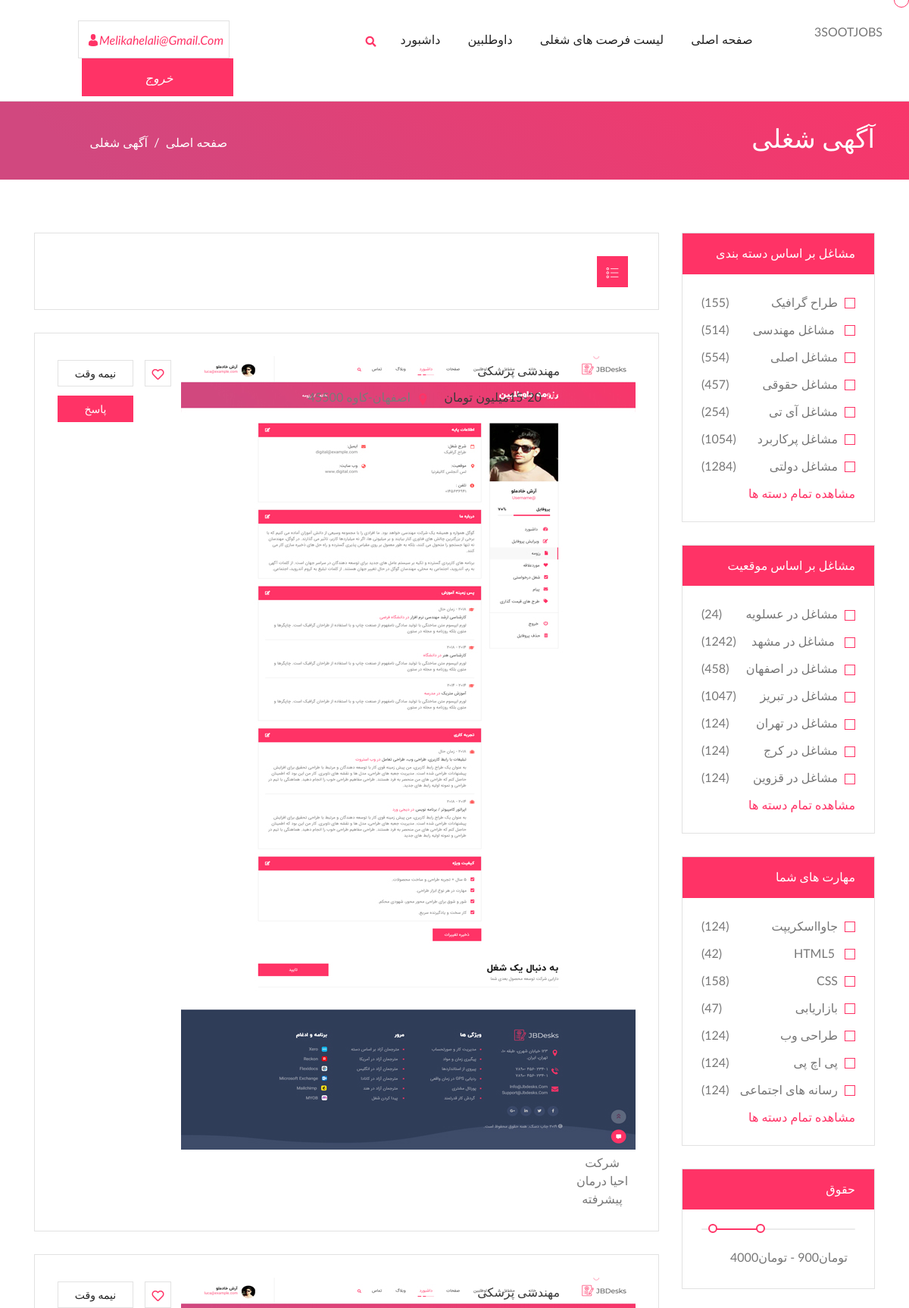
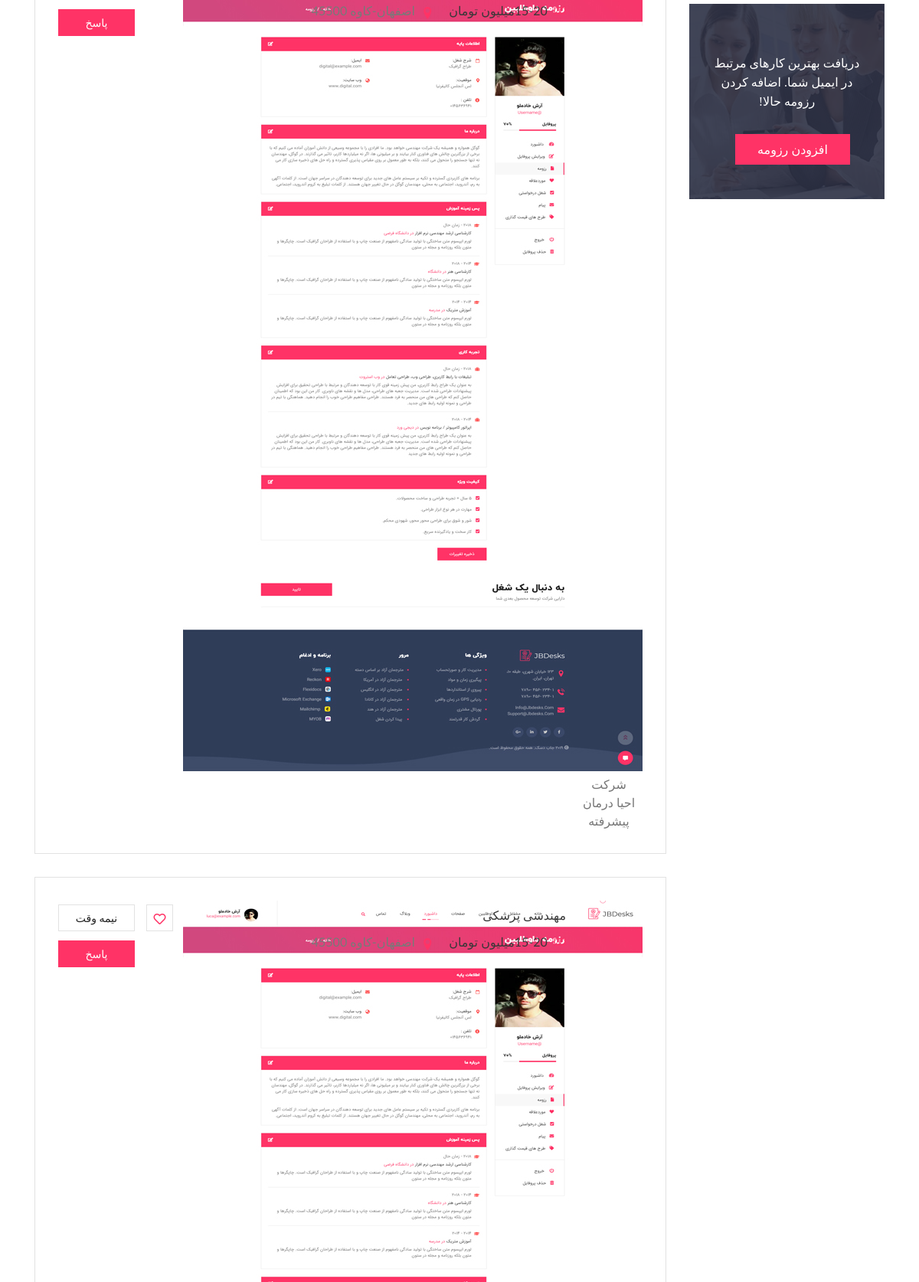
The app's page /jobdesk/main_pages/Biomedical_Engineering_job_listing.php (signed in, upper part) with its own data (2 pictures, top to bottom).
### tables this page shows
CREATE TABLE `jobs` (
  `id` int(11) NOT NULL,
  `name` varchar(255) NOT NULL,
  `company` varchar(255) DEFAULT NULL,
  `logo` text DEFAULT NULL,
  `law` varchar(255) DEFAULT NULL,
  `location` varchar(255) DEFAULT NULL,
  `type` enum('0','1') NOT NULL DEFAULT '0',
  `user_id` int(11) DEFAULT NULL,
  `cat_type` varchar(255) DEFAULT NULL
);

### jobdesk/main_pages/Biomedical_Engineering_job_listing.php (the view, shortened to what this page needs)
<!DOCTYPE html>
<html lang="zxx">
<head>
    <link rel="stylesheet" type="text/css" href="css/animate.css" />
    <link rel="stylesheet" type="text/css" href="css/bootstrap.min.css" />
    <link rel="stylesheet" type="text/css" href="css/fonts.css" />
    <link rel="stylesheet" type="text/css" href="css/flaticon.css" />
    <link rel="stylesheet" type="text/css" href="css/font-awesome.css" />
    <link rel="stylesheet" type="text/css" href="css/owl.carousel.css">
    <link rel="stylesheet" type="text/css" href="css/owl.theme.default.css">
    <link rel="stylesheet" type="text/css" href="css/magnific-popup.css" />
    <link rel="stylesheet" type="text/css" href="css/dropify.min.css" />
    <link rel="stylesheet" type="text/css" href="css/jquery-ui.min.css">
    <link rel="stylesheet" type="text/css" href="css/nice-select.css" />
    <link rel="stylesheet" type="text/css" href="css/reset.css" />
    <link rel="stylesheet" type="text/css" href="css/style.css" />
    <link rel="stylesheet" type="text/css" href="css/responsive.css" />
</head>
<body>
    <div class="cursor"></div>
    <div class="cp_navi_main_wrapper jb_cover">
        <div class="container-fluid">
            <div class="cp_logo_wrapper">
                <p>3SOOTJOBS</p>
            </div>
            <div class="menu_btn_box header_btn jb_cover">
                <?php if (!isset($_SESSION['email'])) { ?>
                    <ul>
                        <li>
                            <a href="sign_up.php"><i class="flaticon-man-user"></i> ثبت نام</a>
                        </li>
                        <li>
                            <a href="login.php"> <i class="flaticon-login"></i> ورود</a>
                        </li>
                    </ul>
                <?php } else { ?>
                    <ul>
                        <li>
                            <a href="#" style="width: 200px;"><i class="flaticon-man-user"><?= isset($_SESSION['email']) ? $_SESSION['email'] : ""; ?></i> </a>
                        </li>
                        <li>
                            <a href="logout.php" style="width: 200px;"><i>خروج</i> </a>
                        </li>
                    </ul>
                <?php } ?>
            </div>
            <div class="jb_navigation_wrapper">
                <div class="mainmenu d-xl-block d-lg-block d-md-none d-sm-none d-none">
                    <ul class="main_nav_ul">
                        <li class="has-mega gc_main_navigation"><a href="index.php" class="gc_main_navigation">صفحه اصلی</a>
                        </li>
                        <li><a href="job_listing_list_left_filter.php" class="gc_main_navigation">لیست فرصت های شغلی</a></li>
                        <li class="has-mega gc_main_navigation kv_sub_menu">
                            <a href="#" class="gc_main_navigation"> داوطلبین</a>
                        </li>
                        <li class="has-mega gc_main_navigation"><a href="#" class="gc_main_navigation">داشبورد</a>
                        </li>
                    </ul>
                </div>
                <div class="jb_search_btn_wrapper d-none d-sm-none d-md-none d-lg-block d-xl-block">
                    <div class="extra-nav">
                        <div class="extra-cell">
                            <button id="quik-search-btn" type="button" class="site-button radius-xl"><i class="fas fa-search"></i></button>
                        </div>
                    </div>
                </div>
            </div>
        </div>
    </div>
    <div class="page_title_section">
        <div class="page_header">
            <div class="container">
                <div class="row">
                    <div class="col-lg-9 col-md-9 col-12 col-sm-8">
                        <h1>آگهی شغلی</h1>
                    </div>
                    <div class="col-lg-3 col-md-3 col-12 col-sm-4">
                        <div class="sub_title_section">
                            <ul class="sub_title">
                                <li> <a href="#"> صفحه اصلی</a>&nbsp; / &nbsp; </li>
                                <li>آگهی شغلی</li>
                            </ul>
                        </div>
                    </div>
                </div>
            </div>
        </div>
    </div>
    <div class="job_filter_listing_wrapper jb_cover">
        <div class="container">
            <div class="row">
                <div class="col-lg-3 col-md-12 col-sm-12 col-12 d-none d-sm-none d-md-none d-lg-block d-xl-block">
                    <div class="job_filter_category_sidebar jb_cover">
                        <div class="job_filter_sidebar_heading jb_cover">
                            <h1>مشاغل بر اساس دسته بندی</h1>
                        </div>
                        <div class="category_jobbox jb_cover">
                            <p class="job_field">
                                <label for="c1">طراح گرافیک<span> (155)</span></label>
                            </p>
                            <p class="job_field">
                                <label for="c2">
                                    مشاغل مهندسی <span> (514)</span>
                                </label>
                            </p>
                            <p class="job_field">
                                <label for="c3">مشاغل اصلی <span> (554)</span>
                                </label>
                            </p>
                            <p class="job_field">
                                <label for="c4">مشاغل حقوقی <span> (457)</span>
                                </label>
                            </p>
                            <p class="job_field">
                                <label for="c5">مشاغل آی تی <span> (254)</span> </label>
                            </p>
                            <p class="job_field">
                                <label for="c6">مشاغل پرکاربرد <span> (1054)</span> </label>
                            </p>
                            <p class="job_field">
                                <label for="c7">مشاغل دولتی <span> (1284)</span> </label>
                            </p>
                            <div class="seeMore"><a href="#">مشاهده تمام دسته ها</a></div>
                        </div>
                    </div>
                    <div class="job_filter_category_sidebar jb_cover">
                        <div class="job_filter_sidebar_heading jb_cover">
                            <h1>مشاغل بر اساس موقعیت</h1>
                        </div>
                        <div class="category_jobbox jb_cover">
                            <p class="job_field">
                                <label for="c01">مشاغل در عسلویه
                                    <span> (24)</span></label>
                            </p>
                            <p class="job_field">
                                <label for="c02">
                                    مشاغل در مشهد
                                    <span> (1242)</span>
                                </label>
                            </p>
                            <p class="job_field">
                                <label for="c03">مشاغل در اصفهان
                                    <span>(458)</span>
                                </label>
                            </p>
                            <p class="job_field">
                                <label for="c04">مشاغل در تبریز
                                    <span> (1047)</span>
                                </label>
                            </p>
                            <p class="job_field">
                                <label for="c05">مشاغل در تهران<span> (124)</span> </label>
                            </p>
                            <p class="job_field">
                                <label for="c06">مشاغل در کرج<span> (124)</span> </label>
                            </p>
                            <p class="job_field">
                                <label for="c07">مشاغل در قزوین<span> (124)</span> </label>
                            </p>
                            <div class="seeMore"><a href="#">مشاهده تمام دسته ها</a></div>
                        </div>
                    </div>
                    <div class="job_filter_category_sidebar jb_cover">
                        <div class="job_filter_sidebar_heading jb_cover">
                            <h1>مهارت های شما</h1>
                        </div>
                        <div class="category_jobbox jb_cover">
                            <p class="job_field">
                                <label for="c11">جاوااسکریپت
                                    <span> (124)</span></label>
                            </p>
                            <p class="job_field">
                                <label for="c12">
                                    HTML5
                                    <span> (42)</span>
                                </label>
                            </p>
                            <p class="job_field">
                                <label for="c13">CSS
                                    <span>(158)</span>
                                </label>
                            </p>
                            <p class="job_field">
                                <label for="c14">بازاریابی
                                    <span> (47)</span>
                                </label>
                            </p>
                            <p class="job_field">
                                <label for="c15">طراحی وب <span> (124)</span> </label>
                            </p>
                            <p class="job_field">
                                <label for="c16">پی اچ پی<span> (124)</span> </label>
                            </p>
                            <p class="job_field">
                                <label for="c17">رسانه های اجتماعی<span> (124)</span> </label>
                            </p>
                            <div class="seeMore"><a href="#">مشاهده تمام دسته ها</a></div>
                        </div>
                    </div>
                    <div class="job_filter_category_sidebar jb_cover">
                        <div class="job_filter_sidebar_heading jb_cover">
                            <h1>حقوق</h1>
                        </div>
                        <div class="category_jobbox jb_cover">
                            <div class="widget price-range">
                                <ul>
                                    <li class="range">
                                        <div id="range-price" class="range-box"></div>
                                        <input type="text" id="price" class="price-box" readonly />
                                    </li>
                                </ul>
                            </div>
                        </div>
                    </div>
                    <div class="jp_add_resume_wrapper jb_cover">
                        <div class="jp_add_resume_img_overlay"></div>
                        <div class="jp_add_resume_cont">
                            <h4>دریافت بهترین کارهای مرتبط در ایمیل شما. اضافه کردن رزومه حالا!</h4>
                            <div class="width_50">
                                <input type="file" id="input-file-now-custom-233" class="dropify" data-height="90" /><span class="post_photo">افزودن رزومه</span>
                            </div>
                        </div>
                    </div>
                </div>
                <div class="col-lg-9 col-md-12 col-sm-12 col-12">
                    <div class="job_listing_left_side jb_cover">
                        <div class="filter-area jb_cover">
                            <div class="list-grid">
                                <ul class="nav nav-tabs">
                                    <li class="nav-item"> <a class="nav-link active" data-toggle="tab" href="#list"><i class="flaticon-list"></i></a>
                                    </li>
                                </ul>
                            </div>
                        </div>
                        <div id="list" class="tab-pane active">
                            <div class="row">
                                <?php
                                $connection = mysqli_connect("localhost", "root", "", "jobdesk");
                                mysqli_query($connection, "SET CHARACTER SET 'utf8'");
                                mysqli_query($connection, "SET SESSION collation_connection ='utf8_unicode_ci'");
                                $query = "SELECT * FROM `jobs` where cat_type='pezeshki'";
                                $result = mysqli_query($connection, $query) or die(mysqli_error($connection));
                                $jobs = mysqli_fetch_all($result, MYSQLI_ASSOC);
                                ?>
                                <?php foreach ($jobs as $job) { ?>
                                    <div class="col-lg-12 col-md-12 col-sm-12 col-12">
                                        <div class="job_listing_left_fullwidth jb_cover">
                                            <div class="row">
                                                <div class="col-lg-9 col-md-9 col-sm-12 col-12">
                                                    <div class="jp_job_post_side_img">
                                                        <img src="images/logo/<?= $job['logo'] ?>" alt="post_img" />
                                                        <br> <span> <?= $job['company'] ?></span>
                                                    </div>
                                                    <div class="jp_job_post_right_cont">
                                                        <h4><a href="#"> <?= $job['name'] ?> </a></h4>
                                                        <ul>
                                                            <li><i class="flaticon-cash"></i>&nbsp; <?= $job['law'] ?></li>
                                                            <li>
                                                                <i class="flaticon-location-pointer"></i>&nbsp; <?= $job['location'] ?>
                                                            </li>
                                                        </ul>
                                                    </div>
                                                </div>
                                                <div class="col-lg-3 col-md-3 col-sm-12 col-12">
                                                    <div class="jp_job_post_right_btn_wrapper">
                                                        <ul>
                                                            <li>
                                                                <div class="job_adds_right">
                                                                    <a href="#!"><i class="far fa-heart"></i></a>
                                                                </div>
                                                            </li>
                                                            <li>
                                                                <a href="Developer_job_single1.php"> <?= $job['type'] === '0' ? 'نیمه وقت' : 'پاره وقت' ?></a>
                                                            </li>
                                                            <li><a onclick="editButtonClicked(<?= $job['id'] ?>)" href="?job_id=<?= $job['id'] ?>" id="passingID" class="passingID" data-id="<?= $job['id'] ?>" data-toggle="modal" data-target="#myModal">پاسخ</a></li>
                                                        </ul>
                                                    </div>
                                                </div>
                                            </div>
                                        </div>
                                    </div>
                                <?php } ?>
                            </div>
                        </div>
                    </div>
                </div>
            </div>
        </div>
</body>
</html>

### records on screen
jobs: logo (picture), company "شرکت احیا درمان پیشرفته", name "مهندسی پزشکی", law "15-20میلیون تومان", location "اصفهان-کاوه 45500", type "نیمه وقت"
jobs: logo (picture), company "شرکت احیا درمان پیشرفته", name "مهندسی پزشکی", law "15-20میلیون تومان", location "اصفهان-کاوه 45500", type "نیمه وقت"
jobs: logo (picture), name "مهندسی پزشکی", law "15-20میلیون تومان", location "اصفهان-کاوه 45500", type "نیمه وقت"

### other values on screen
$_SESSION['email'] "Melikahelali@gmail.com"
